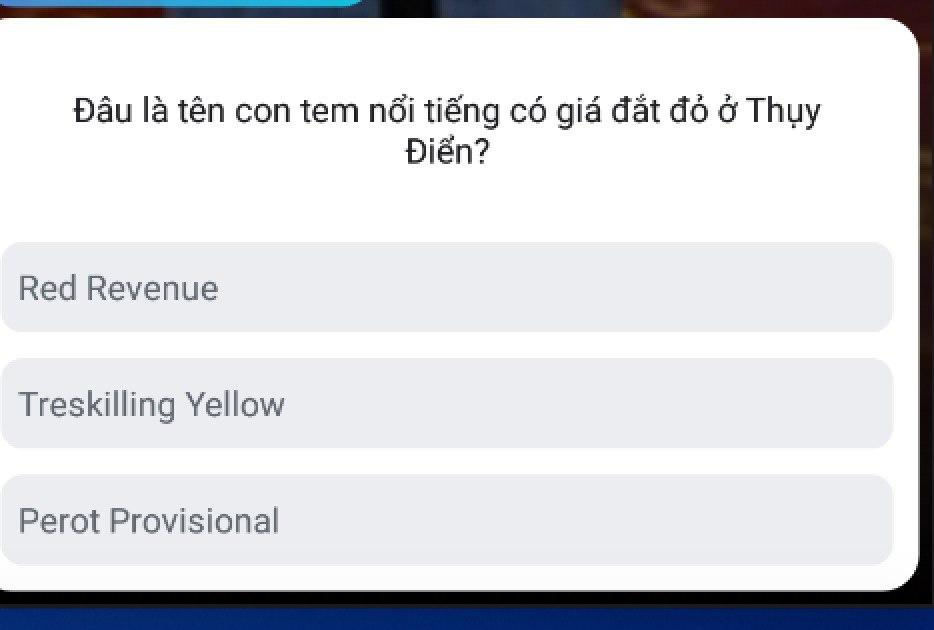
#> input picture pytesseract/tesst.jpg, 934 x 630 px
$ python py_ocr.py
#> lines starting #> are read from the running program, lines starting #| are printed output that depends on the picture; after the words box and inside, x2 and y2 are one past the last pixel; in counts of white or black regions, pixels touching at a corner belong together
# import the necessary packages
from PIL import Image
import pytesseract
import cv2
import os

def image_to_text():

	# Đọc file ảnh và chuyển về ảnh xám
	image = cv2.imread('tesst.jpg')
#> image is the input picture: shape (630, 934, 3); mean B, G, R 224.1, 219.8, 218.3
	gray = cv2.cvtColor(image, cv2.COLOR_BGR2GRAY)
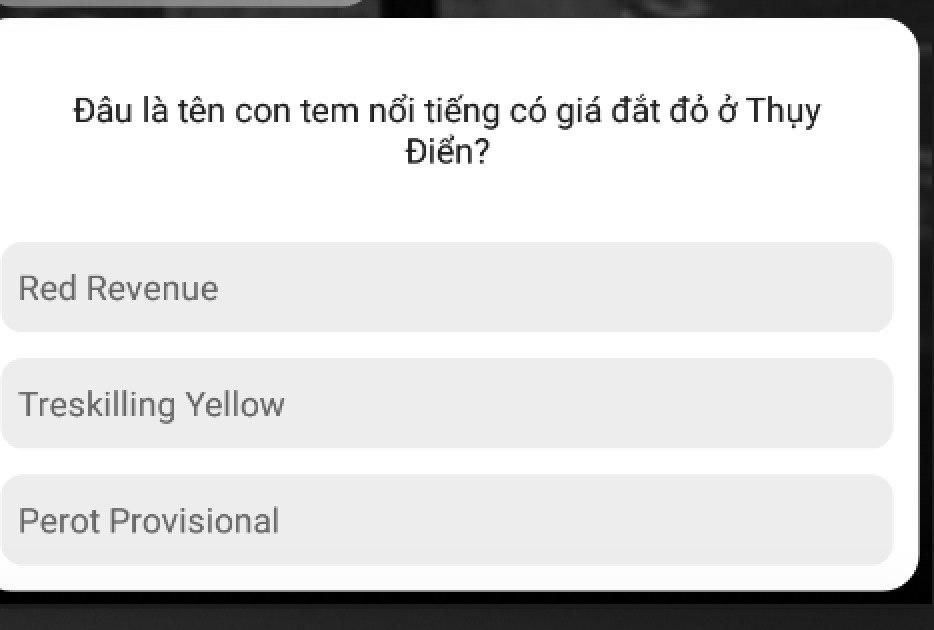
#> gray: shape (630, 934); min 0, max 255, mean 219.8
	gray = cv2.threshold(gray, 0, 255,
						 cv2.THRESH_BINARY | cv2.THRESH_OTSU)[1]
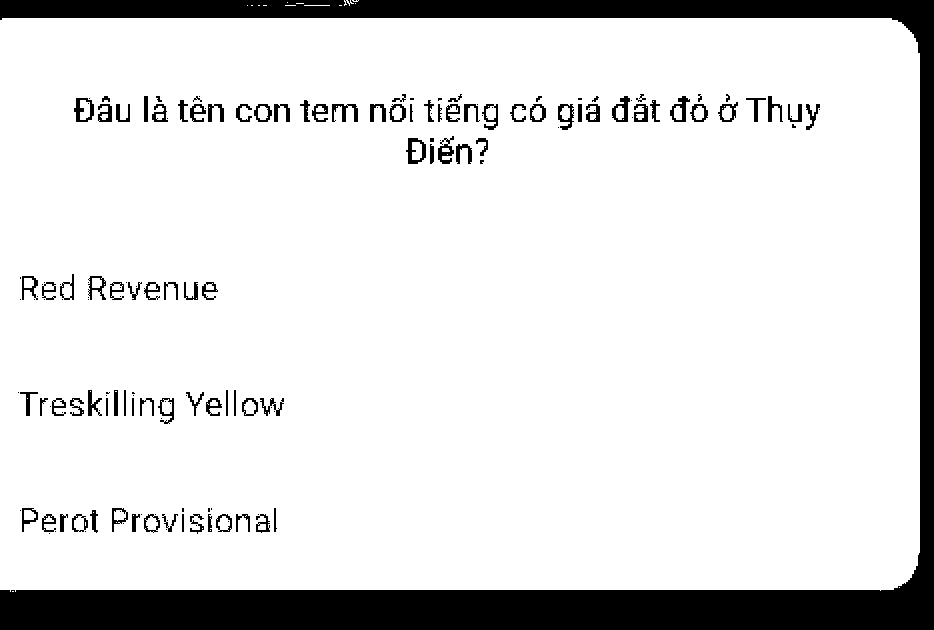
#> gray: shape (630, 934); 87.5% white; 167 black regions (71 under 20 px), largest, box (x1, y1, x2, y2) and area: (0, 0, 934, 630) 62699, (406, 138, 426, 164) 252, (74, 98, 94, 122) 234
	# gray = cv2.medianBlur(gray, 3)
	# Check xem có sử dụng tiền xử lý ảnh không
	# Nếu phân tách đen trắng
	# if args["preprocess"] == "thresh":
	# 	gray = cv2.threshold(gray, 0, 255,
	# 						 cv2.THRESH_BINARY | cv2.THRESH_OTSU)[1]
	#
	# # Nếu làm mờ ảnh
	# elif args["preprocess"] == "blur":
	# 	gray = cv2.medianBlur(gray, 3)

	# Ghi tạm ảnh xuống ổ cứng để sau đó apply OCR
	filename = "{}.png".format(os.getpid())
	cv2.imwrite(filename, gray)

	# Load ảnh và apply nhận dạng bằng Tesseract OCR
#> (the run stopped early here; a loop or call above may not have finished)

$ run again, with pytesseract/cap.jpg copied over pytesseract/tesst.jpg
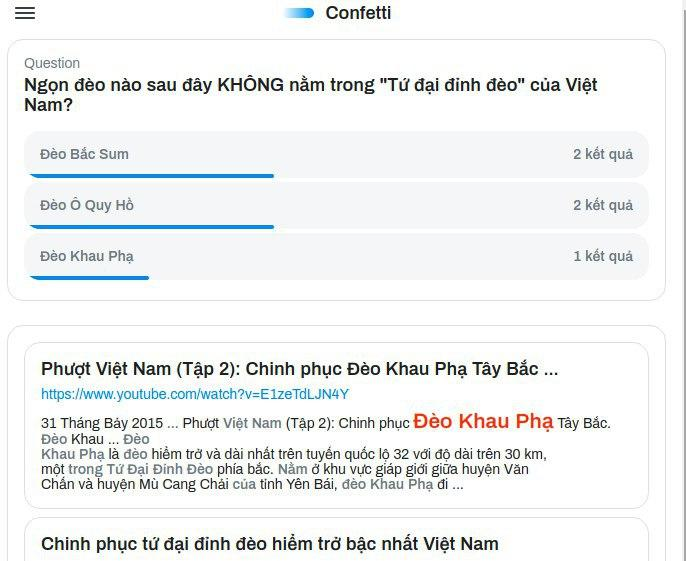
#> input picture pytesseract/cap.jpg, 686 x 561 px
#> in image_to_text, image is the input picture: shape (561, 686, 3); mean B, G, R 241.5, 241.3, 239.5
#> in image_to_text, `gray = cv2.threshold(gray, 0, 255, cv2.THRESH_BINARY | cv2.THRESH_OTSU..`:
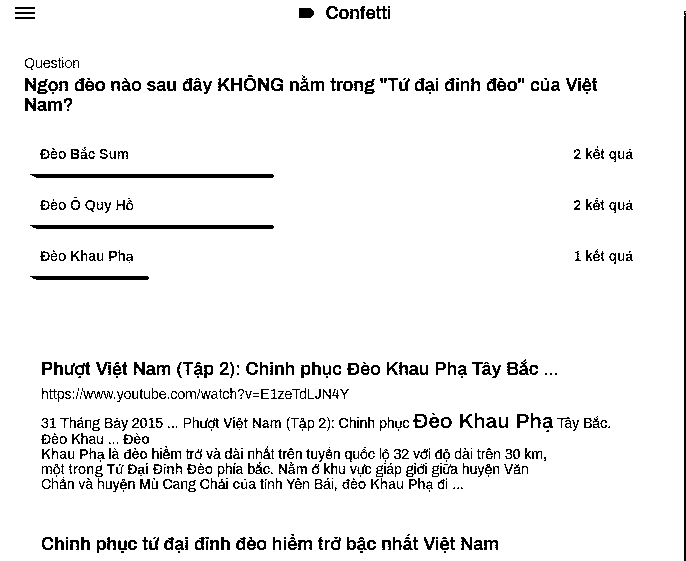
#> gray: shape (561, 686); 94% white; black in thin lines or dots
